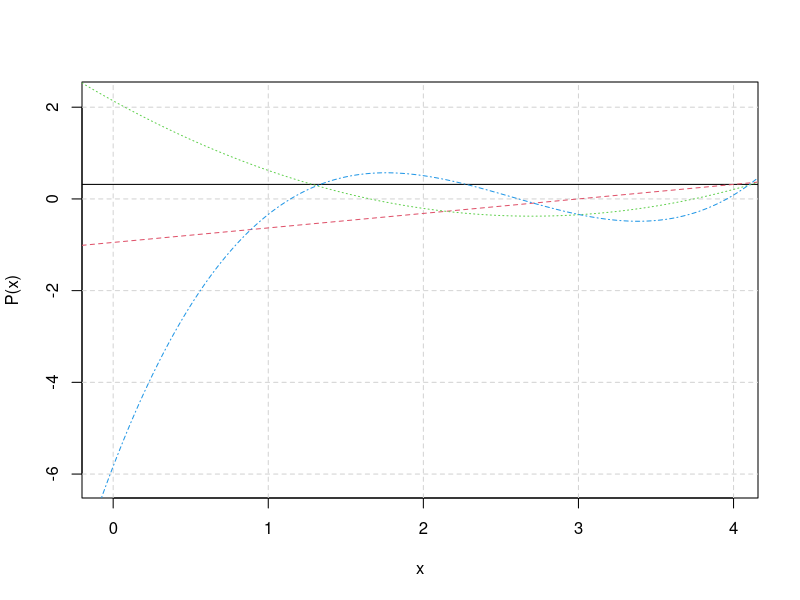

Source code (R):
library(polynom)


### Name: polylist
### Title: Lists of Polynomials
### Aliases: polylist as.polylist is.polylist [.polylist c.polylist
###   deriv.polylist integral.polylist plot.polylist print.polylist
###   rep.polylist unique.polylist
### Keywords: symbolmath

### ** Examples

## Calculate orthogonal polynomials
pl <- poly.orth(rep(1:4, 1:4), 3)
pl
plot(pl)
deriv(pl)
integral(pl)
sum(pl)
prod(pl)
unique(rep(pl, 3)[c(8, 12)])
